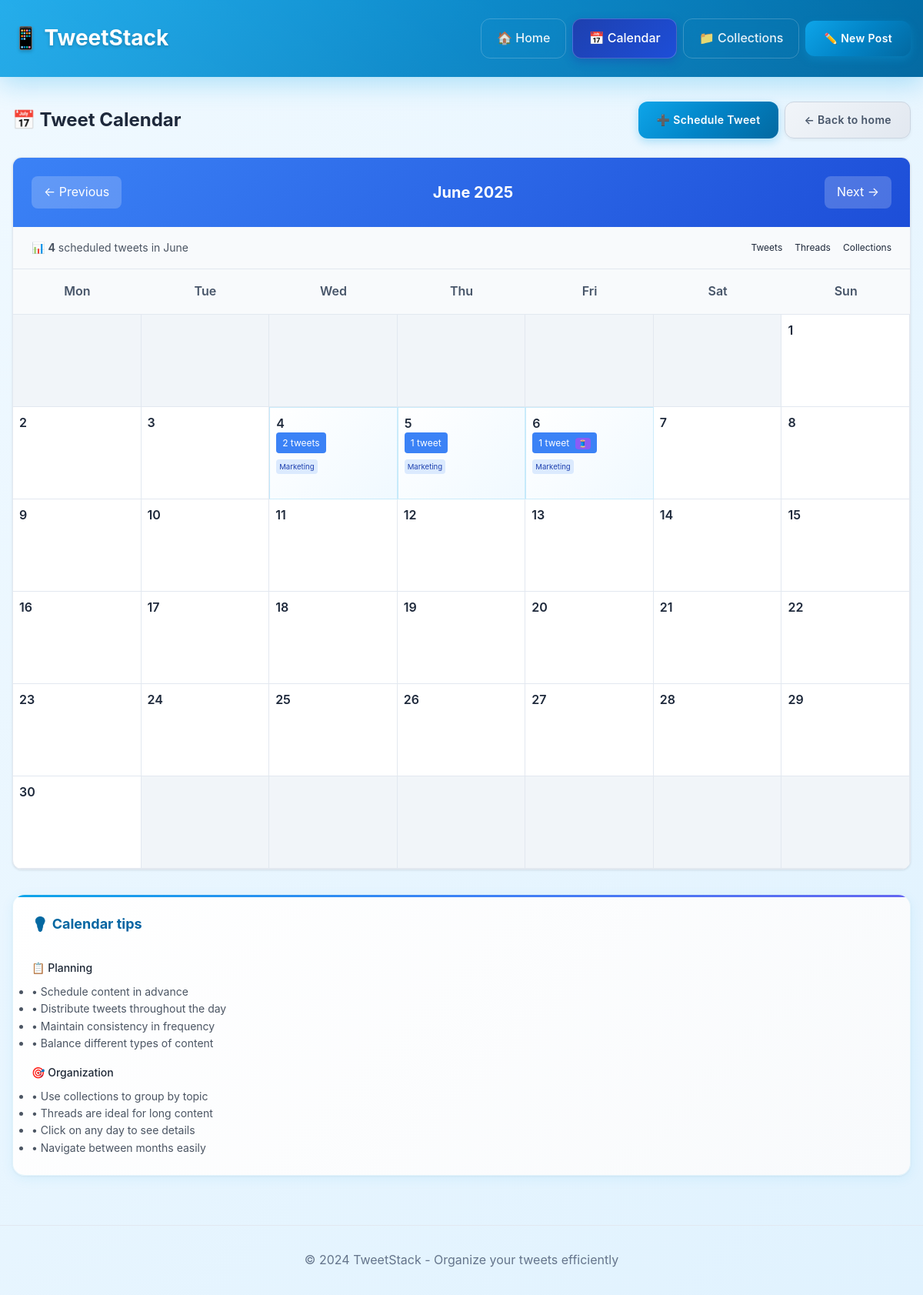
/calendar, run on an earlier commit of the app's database.
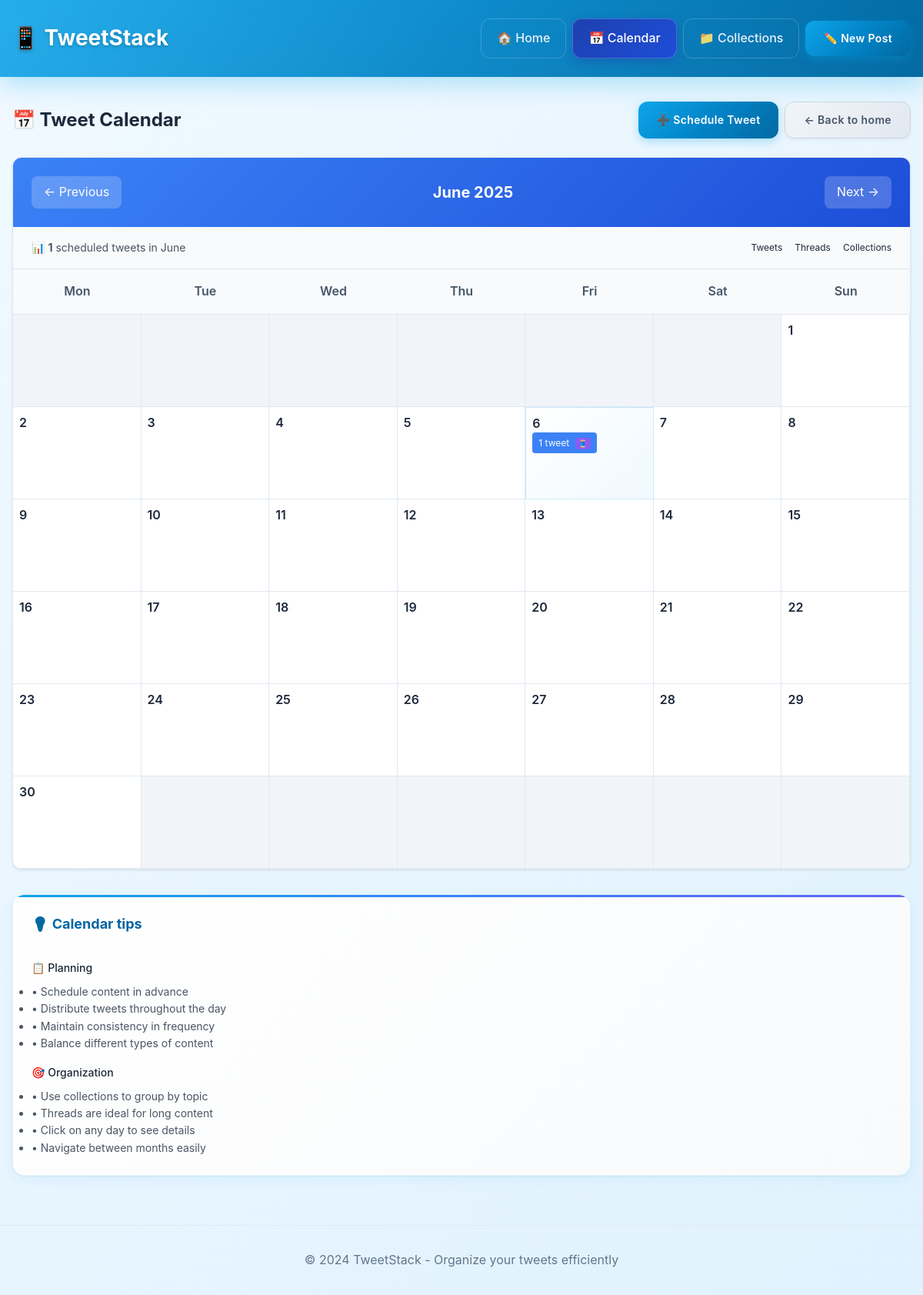
And on a later commit of the database.
### main_jinja.py (models this page shows)
class Collection(Base):
    __tablename__ = "collections"
    id = Column(Integer, primary_key=True, index=True)
    name = Column(String, index=True)
    description = Column(Text)
    user_id = Column(String, index=True)
    created_at = Column(DateTime, default=func.now())
    updated_at = Column(DateTime, default=func.now(), onupdate=func.now())
    tweets = relationship("Tweet", secondary=tweet_collections, back_populates="collections")

### main_jinja.py (the view)
@app.get("/calendar", response_class=HTMLResponse)
def calendar_view(request: Request, year: Optional[int] = None, month: Optional[int] = None, db: Session = Depends(get_db)):
    user_id = DEMO_USER_ID
    now = datetime.now()
    target_year = year or now.year
    target_month = month or now.month
    start_date = datetime(target_year, target_month, 1)
    if target_month == 12:
        end_date = datetime(target_year + 1, 1, 1)
    else:
        end_date = datetime(target_year, target_month + 1, 1)
    scheduled_tweets = db.query(Tweet).filter(
        Tweet.user_id == user_id,
        Tweet.scheduled_date >= start_date,
        Tweet.scheduled_date < end_date
    ).order_by(Tweet.scheduled_date).all()
    tweets_by_date = defaultdict(list)
    for tweet in scheduled_tweets:
        if tweet.scheduled_date:
            date_key = tweet.scheduled_date.date()
            tweets_by_date[date_key].append(format_tweet_response(tweet, db))
    cal = calendar.Calendar(firstweekday=0)  # Monday first
    calendar_days = []
    for week in cal.monthdayscalendar(target_year, target_month):
        week_data = []
        for day in week:
            if day == 0:
                week_data.append(None)
            else:
                day_date = date(target_year, target_month, day)
                day_tweets = tweets_by_date.get(day_date, [])
                week_data.append({
                    'day': day,
                    'date': day_date,
                    'tweets': day_tweets,
                    'tweet_count': len(day_tweets),
                    'has_threads': any(t['is_thread'] for t in day_tweets),
                    'collections': list(set([c['name'] for t in day_tweets for c in t['collections']]))
                })
        calendar_days.append(week_data)
    if target_month == 1:
        prev_month = {'year': target_year - 1, 'month': 12}
    else:
        prev_month = {'year': target_year, 'month': target_month - 1}
    if target_month == 12:
        next_month = {'year': target_year + 1, 'month': 1}
    else:
        next_month = {'year': target_year, 'month': target_month + 1}
    return templates.TemplateResponse("calendar.html", {
        "request": request,
        "calendar_days": calendar_days,
        "current_year": target_year,
        "current_month": target_month,
        "month_name": calendar.month_name[target_month],
        "prev_month": prev_month,
        "next_month": next_month,
        "total_scheduled": len(scheduled_tweets),
        "user_id": user_id
    })

### templates/calendar.html (shortened to what the changed rows need)
{% extends "base.html" %} {% block title %}Calendar - TweetStack{% endblock %}
 {% block content %}
<div class="flex justify-between items-center mb-6">
    <h1 class="text-2xl font-bold">📅 Tweet Calendar</h1>
</div>
<div class="calendar-container">
    <div class="calendar-header">
        <h2 class="text-xl font-bold">{{ month_name }} {{ current_year }}</h2>
    </div>
    <div class="calendar-stats">
        <div class="text-sm text-gray-600">
            📊 <strong>{{ total_scheduled }}</strong> scheduled tweets in {{
            month_name }}
        </div>
    </div>
    <div class="calendar-grid">
        <div class="calendar-weekday">Mon</div>
        <div class="calendar-weekday">Tue</div>
        <div class="calendar-weekday">Wed</div>
        <div class="calendar-weekday">Thu</div>
        <div class="calendar-weekday">Fri</div>
        <div class="calendar-weekday">Sat</div>
        <div class="calendar-weekday">Sun</div>
        {% for week in calendar_days %} {% for day_data in week %} {% if
        day_data %}
        <div
            class="calendar-day"
            data-date="{{ day_data.date }}"
            data-has-tweets="{{ 'true' if day_data.tweet_count > 0 else 'false' }}"
            onclick="showDayDetailsFromElement(this)"
        >
            <div class="day-number">{{ day_data.day }}</div>
            <div class="day-content">
                {% if day_data.tweet_count > 0 %}
                <div class="tweet-indicator">
                    {{ day_data.tweet_count }} tweet{{ 's' if
                    day_data.tweet_count != 1 }} {% if day_data.has_threads %}
                    <span class="thread-indicator">🧵</span>
                    {% endif %}
                </div>
                {% if day_data.collections %}
                <div class="collection-tags">
                    {% for collection in day_data.collections[:2] %}
                    <span class="collection-tag-mini">{{ collection }}</span>
                    {% endfor %}
                </div>
                {% endif %} {% endif %}
            </div>
        </div>
        {% else %}
        <div class="calendar-day empty"></div>
        {% endif %} {% endfor %} {% endfor %}
    </div>
</div>
{% endblock %}

What changed in the data, as far as the page shows it:
no longer on this page (row edited): Collection: name "Marketing"
Also different on the page:
{{ total_scheduled }}: "4" → "1"
list line gone: "4 2 tweet s 5 1 tweet"
new list line: "4 5"
